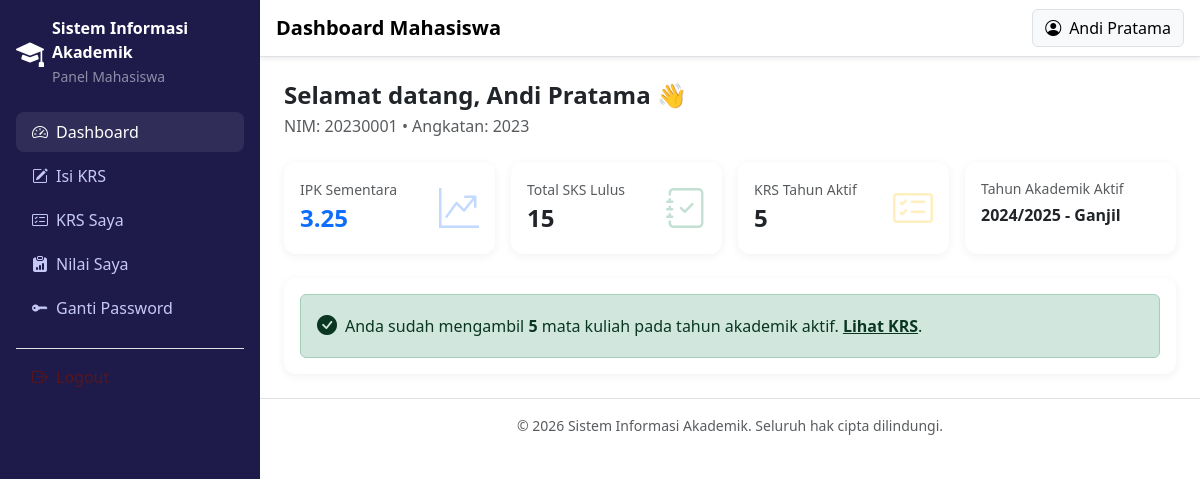
The page /mahasiswa/dashboard.php (signed in) on the database its author committed.
### tables this page shows
CREATE TABLE `mahasiswa` (
  `id` INT UNSIGNED AUTO_INCREMENT PRIMARY KEY,
  `user_id` INT UNSIGNED NOT NULL UNIQUE,
  `nim` VARCHAR(20) NOT NULL UNIQUE,
  `nama` VARCHAR(100) NOT NULL,
  `jenis_kelamin` ENUM('L', 'P') NOT NULL,
  `angkatan` YEAR NOT NULL,
  `no_hp` VARCHAR(20) DEFAULT NULL,
  `alamat` TEXT DEFAULT NULL,
  `foto` VARCHAR(255) DEFAULT NULL,
  `created_at` TIMESTAMP DEFAULT CURRENT_TIMESTAMP,
  CONSTRAINT `fk_mahasiswa_user` FOREIGN KEY (`user_id`) REFERENCES `users`(`id`) ON DELETE CASCADE ON UPDATE CASCADE
);

CREATE TABLE `tahun_akademik` (
  `id` INT UNSIGNED AUTO_INCREMENT PRIMARY KEY,
  `tahun` VARCHAR(20) NOT NULL COMMENT 'contoh: 2024/2025',
  `semester` ENUM('Ganjil', 'Genap') NOT NULL,
  `status` ENUM('aktif', 'nonaktif') NOT NULL DEFAULT 'nonaktif',
  `created_at` TIMESTAMP DEFAULT CURRENT_TIMESTAMP,
  UNIQUE KEY `uniq_tahun_semester` (`tahun`, `semester`)
);

### includes/auth.php (called while the page is built, shortened)
<?php
function currentUserName(): string
{
    return $_SESSION['nama'] ?? 'Pengguna';
}

### mahasiswa/dashboard.php (the view, shortened to what this page needs)
<?php
require_once __DIR__ . '/../includes/auth.php';
$db = Database::getConnection();
$stmtMhs = $db->prepare('SELECT id, nim, nama, angkatan FROM mahasiswa WHERE user_id = :user_id');
$stmtMhs->execute([':user_id' => $_SESSION['user_id']]);
$mahasiswa = $stmtMhs->fetch();
$mahasiswaId = $mahasiswa['id'] ?? 0;
$tahunAktif = $db->query("SELECT id, tahun, semester FROM tahun_akademik WHERE status = 'aktif' LIMIT 1")->fetch();
$stmtIpk = $db->prepare('
    SELECT
        COALESCE(SUM(mk.sks * n.bobot), 0) AS total_mutu,
        COALESCE(SUM(mk.sks), 0) AS total_sks
    FROM krs k
    JOIN kelas kl ON kl.id = k.kelas_id
    JOIN mata_kuliah mk ON mk.id = kl.mata_kuliah_id
    JOIN nilai n ON n.krs_id = k.id
    WHERE k.mahasiswa_id = :mahasiswa_id
');
$stmtIpk->execute([':mahasiswa_id' => $mahasiswaId]);
$hasilIpk = $stmtIpk->fetch();
$totalSks = (int) $hasilIpk['total_sks'];
$ipk = $totalSks > 0 ? round($hasilIpk['total_mutu'] / $totalSks, 2) : 0.00;
$jumlahKrsAktif = 0;
if ($tahunAktif) {
    $stmtKrsAktif = $db->prepare('SELECT COUNT(*) AS total FROM krs WHERE mahasiswa_id = :mahasiswa_id AND tahun_akademik_id = :ta_id');
    $stmtKrsAktif->execute([':mahasiswa_id' => $mahasiswaId, ':ta_id' => $tahunAktif['id']]);
    $jumlahKrsAktif = (int) $stmtKrsAktif->fetch()['total'];
}
require_once __DIR__ . '/../includes/header.php';
?>
<div class="mb-4">
    <h4 class="fw-bold mb-1">Selamat datang, <?= htmlspecialchars(currentUserName()) ?> 👋</h4>
    <p class="text-muted mb-0">
        NIM: <?= htmlspecialchars($mahasiswa['nim'] ?? '-') ?> &bull; Angkatan: <?= htmlspecialchars((string) ($mahasiswa['angkatan'] ?? '-')) ?>
    </p>
</div>
<div class="row g-3 mb-4">
    <div class="col-6 col-md-3">
        <div class="card card-stat h-100">
            <div class="card-body d-flex align-items-center justify-content-between">
                <div>
                    <div class="text-muted small">IPK Sementara</div>
                    <div class="fs-4 fw-bold text-primary"><?= number_format($ipk, 2) ?></div>
                </div>
                <i class="bi bi-graph-up-arrow fs-1 text-primary opacity-25"></i>
            </div>
        </div>
    </div>
    <div class="col-6 col-md-3">
        <div class="card card-stat h-100">
            <div class="card-body d-flex align-items-center justify-content-between">
                <div>
                    <div class="text-muted small">Total SKS Lulus</div>
                    <div class="fs-4 fw-bold"><?= $totalSks ?></div>
                </div>
                <i class="bi bi-journal-check fs-1 text-success opacity-25"></i>
            </div>
        </div>
    </div>
    <div class="col-6 col-md-3">
        <div class="card card-stat h-100">
            <div class="card-body d-flex align-items-center justify-content-between">
                <div>
                    <div class="text-muted small">KRS Tahun Aktif</div>
                    <div class="fs-4 fw-bold"><?= $jumlahKrsAktif ?></div>
                </div>
                <i class="bi bi-card-checklist fs-1 text-warning opacity-25"></i>
            </div>
        </div>
    </div>
    <div class="col-6 col-md-3">
        <div class="card card-stat h-100">
            <div class="card-body">
                <div class="text-muted small mb-1">Tahun Akademik Aktif</div>
                <div class="fw-bold">
                    <?= $tahunAktif ? htmlspecialchars($tahunAktif['tahun'] . ' - ' . $tahunAktif['semester']) : 'Belum diatur' ?>
                </div>
            </div>
        </div>
    </div>
</div>
<div class="card card-stat">
    <div class="card-body">
        <?php if ($tahunAktif && $jumlahKrsAktif === 0): ?>
            <div class="alert alert-warning mb-0 d-flex align-items-center">
                <i class="bi bi-exclamation-triangle-fill me-2 fs-5"></i>
                <div>
                    Anda belum mengisi KRS untuk tahun akademik <strong><?= htmlspecialchars($tahunAktif['tahun'] . ' - ' . $tahunAktif['semester']) ?></strong>.
                    <a href="<?= BASE_URL ?>mahasiswa/isi_krs.php" class="alert-link">Isi KRS sekarang</a>.
                </div>
            </div>
        <?php elseif ($tahunAktif): ?>
            <div class="alert alert-success mb-0 d-flex align-items-center">
                <i class="bi bi-check-circle-fill me-2 fs-5"></i>
                <div>
                    Anda sudah mengambil <strong><?= $jumlahKrsAktif ?></strong> mata kuliah pada tahun akademik aktif.
                    <a href="<?= BASE_URL ?>mahasiswa/krs.php" class="alert-link">Lihat KRS</a>.
                </div>
            </div>
        <?php else: ?>
            <div class="alert alert-secondary mb-0">
                Belum ada tahun akademik yang diatur sebagai aktif. Silakan hubungi Admin.
            </div>
        <?php endif; ?>
    </div>
</div>
<?php require_once __DIR__ . '/../includes/footer.php'; ?>

### assets/css/style.css (style rules this page uses)
:root { --sia-primary: #4f46e5; --sia-primary-dark: #3730a3; --sia-bg-soft: #f4f5fb; }
body { font-family: 'Segoe UI', Roboto, Arial, sans-serif; }
.card-stat { border: none; border-radius: 12px; box-shadow: 0 2px 10px rgba(0, 0, 0, 0.06); }

### rows shown on the page
mahasiswa: nim "20230001", angkatan "2023"
tahun_akademik: tahun+semester "2024/2025 - Ganjil"

### other values the page prints
APP_NAME "Sistem Informasi Akademik"
$role "Mahasiswa"
$pageTitle "Dashboard Mahasiswa"
currentUserName() "Andi Pratama"
$ipk "3.25"
$totalSks "15"
$jumlahKrsAktif "5"
